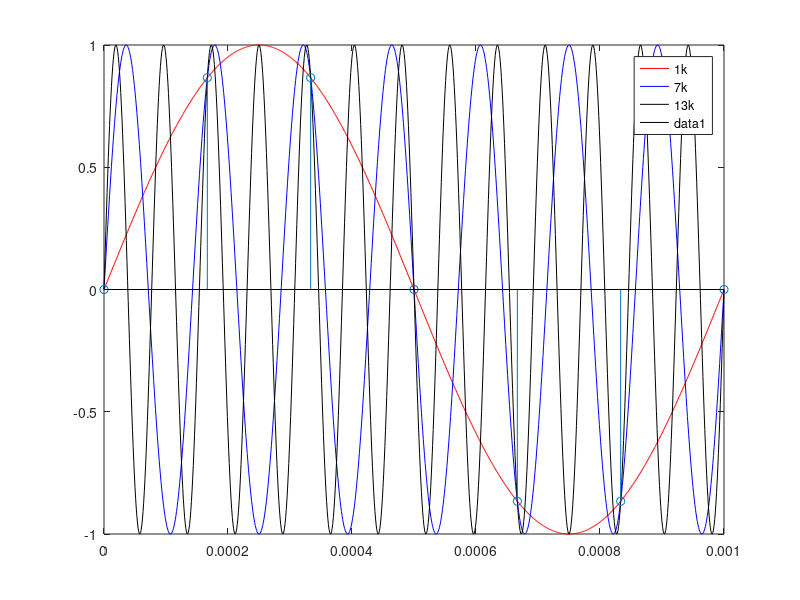
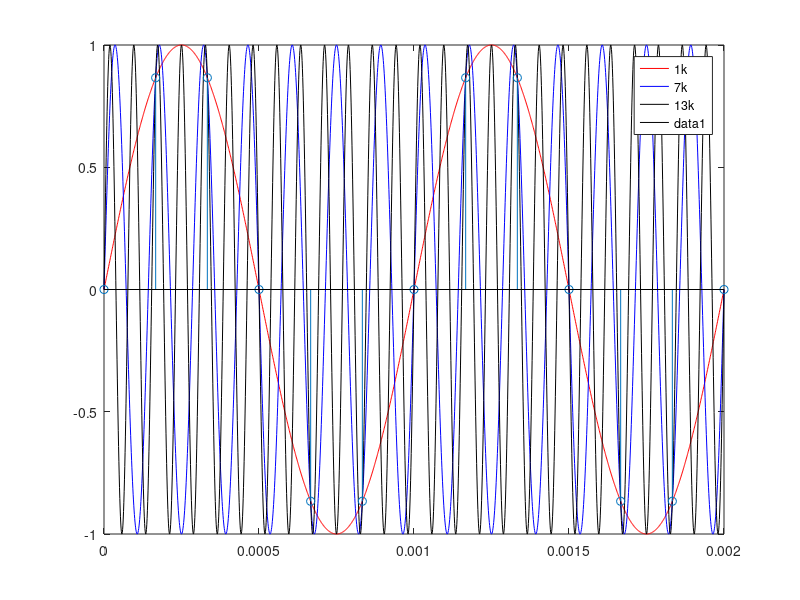
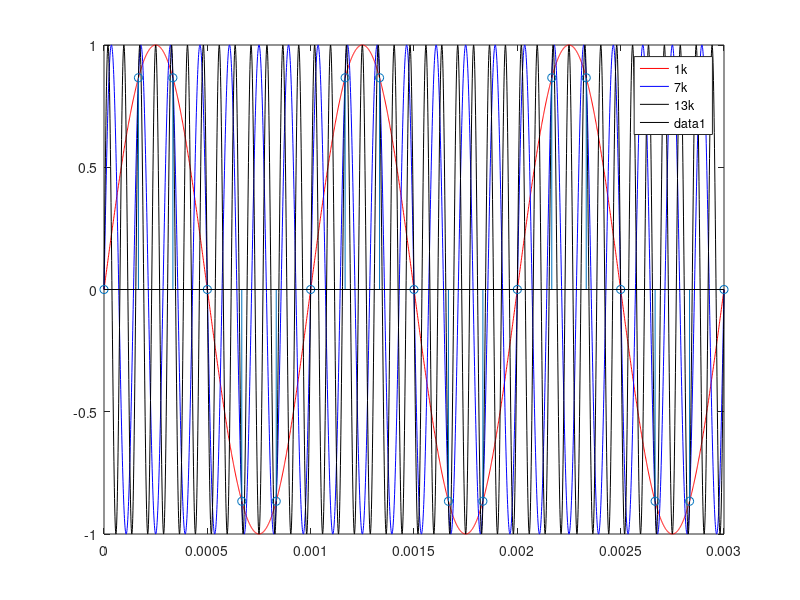
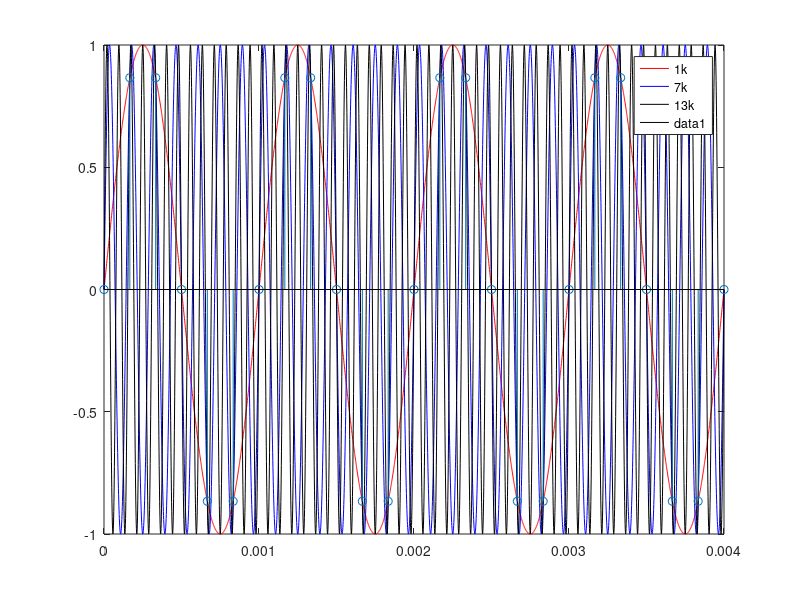

Source code (MATLAB) for these figures, in order:
% Ponto 3 Replicas Espectrais
%mostrar replica espectral

%% inicialiacoes
F1 = 1000; % freq analogica
Fs = 6000; % freq aquisicao
ts = 1/Fs; % tempo aquisicao
for i = [1:4]
    num_ciclos = i; % (1 equivale a 3 ciclos)
    t = 0:1e-6:(num_ciclos*(1/F1));  % tempo simulacao
    n = 0:round(num_ciclos*(Fs/F1)); % numero de amostras

    figure;
    %% parte analogica
    f_analogico1 = sin(2*pi*F1*t);
    f_analogico2 = sin(2*pi*7000*t);
    f_analogico3 = sin(2*pi*13000*t);
    plot(t,f_analogico1,'r');
    hold on;
    plot(t,f_analogico2,'b');
    plot(t,f_analogico3,'k');
    legend('1k', '7k', '13k');
    
    %parte digital
    % figure;
    f_digital = sin(2*pi*(F1/Fs)*n);
    stem(n.*ts,f_digital);
end